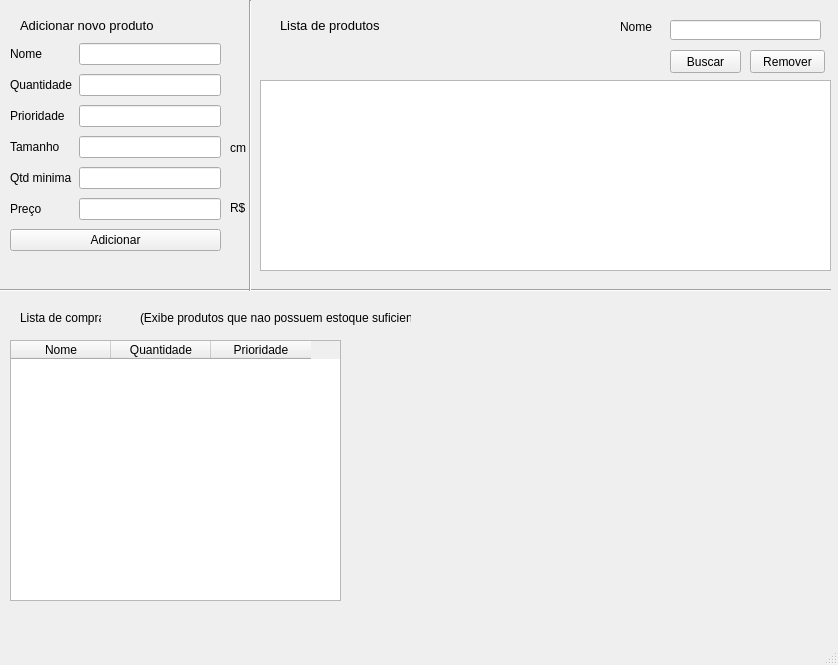
<?xml version="1.0" encoding="UTF-8"?>
<ui version="4.0">
 <class>MainWindow</class>
 <widget class="QMainWindow" name="MainWindow">
  <property name="geometry">
   <rect>
    <x>0</x>
    <y>0</y>
    <width>838</width>
    <height>665</height>
   </rect>
  </property>
  <property name="windowTitle">
   <string>MainWindow</string>
  </property>
  <widget class="QWidget" name="centralwidget">
   <widget class="QLabel" name="addLabel">
    <property name="geometry">
     <rect>
      <x>20</x>
      <y>10</y>
      <width>141</width>
      <height>31</height>
     </rect>
    </property>
    <property name="font">
     <font>
      <pointsize>10</pointsize>
     </font>
    </property>
    <property name="text">
     <string>Adicionar novo produto</string>
    </property>
   </widget>
   <widget class="QTableWidget" name="listaProdutosTable">
    <property name="geometry">
     <rect>
      <x>260</x>
      <y>80</y>
      <width>571</width>
      <height>191</height>
     </rect>
    </property>
    <property name="layoutDirection">
     <enum>Qt::LeftToRight</enum>
    </property>
   </widget>
   <widget class="Line" name="line">
    <property name="geometry">
     <rect>
      <x>0</x>
      <y>280</y>
      <width>831</width>
      <height>20</height>
     </rect>
    </property>
    <property name="orientation">
     <enum>Qt::Horizontal</enum>
    </property>
   </widget>
   <widget class="Line" name="line_2">
    <property name="geometry">
     <rect>
      <x>240</x>
      <y>0</y>
      <width>20</width>
      <height>291</height>
     </rect>
    </property>
    <property name="orientation">
     <enum>Qt::Vertical</enum>
    </property>
   </widget>
   <widget class="QLabel" name="label_7">
    <property name="geometry">
     <rect>
      <x>280</x>
      <y>10</y>
      <width>141</width>
      <height>31</height>
     </rect>
    </property>
    <property name="font">
     <font>
      <pointsize>10</pointsize>
     </font>
    </property>
    <property name="text">
     <string>Lista de produtos</string>
    </property>
   </widget>
   <widget class="QLineEdit" name="searchText">
    <property name="geometry">
     <rect>
      <x>670</x>
      <y>20</y>
      <width>151</width>
      <height>20</height>
     </rect>
    </property>
    <property name="text">
     <string/>
    </property>
   </widget>
   <widget class="QLabel" name="label_8">
    <property name="geometry">
     <rect>
      <x>620</x>
      <y>20</y>
      <width>47</width>
      <height>13</height>
     </rect>
    </property>
    <property name="text">
     <string>Nome</string>
    </property>
   </widget>
   <widget class="QPushButton" name="searchButton">
    <property name="geometry">
     <rect>
      <x>670</x>
      <y>50</y>
      <width>71</width>
      <height>23</height>
     </rect>
    </property>
    <property name="text">
     <string>Buscar</string>
    </property>
   </widget>
   <widget class="QWidget" name="layoutWidget">
    <property name="geometry">
     <rect>
      <x>10</x>
      <y>40</y>
      <width>211</width>
      <height>221</height>
     </rect>
    </property>
    <layout class="QGridLayout" name="gridLayout">
     <item row="2" column="1">
      <widget class="QLineEdit" name="prioridadeAddText"/>
     </item>
     <item row="1" column="0">
      <widget class="QLabel" name="label_3">
       <property name="text">
        <string>Quantidade</string>
       </property>
      </widget>
     </item>
     <item row="3" column="1">
      <widget class="QLineEdit" name="tamanhoAddText"/>
     </item>
     <item row="4" column="1">
      <widget class="QLineEdit" name="qtdMinimaAddText"/>
     </item>
     <item row="3" column="0">
      <widget class="QLabel" name="label_4">
       <property name="text">
        <string>Tamanho</string>
       </property>
      </widget>
     </item>
     <item row="1" column="1">
      <widget class="QLineEdit" name="qtdAddText">
       <property name="enabled">
        <bool>true</bool>
       </property>
       <property name="inputMethodHints">
        <set>Qt::ImhPreferNumbers</set>
       </property>
      </widget>
     </item>
     <item row="4" column="0">
      <widget class="QLabel" name="label_9">
       <property name="text">
        <string>Qtd minima</string>
       </property>
      </widget>
     </item>
     <item row="0" column="0">
      <widget class="QLabel" name="label_2">
       <property name="text">
        <string>Nome</string>
       </property>
      </widget>
     </item>
     <item row="2" column="0">
      <widget class="QLabel" name="label_5">
       <property name="text">
        <string>Prioridade</string>
       </property>
      </widget>
     </item>
     <item row="0" column="1">
      <widget class="QLineEdit" name="nomeAddText">
       <property name="text">
        <string/>
       </property>
      </widget>
     </item>
     <item row="5" column="0">
      <widget class="QLabel" name="label_10">
       <property name="text">
        <string>Preço</string>
       </property>
      </widget>
     </item>
     <item row="5" column="1">
      <widget class="QLineEdit" name="precoAddText"/>
     </item>
     <item row="6" column="0" colspan="2">
      <widget class="QPushButton" name="addButton">
       <property name="text">
        <string>Adicionar</string>
       </property>
      </widget>
     </item>
    </layout>
    <zorder>label_2</zorder>
    <zorder>nomeAddText</zorder>
    <zorder>label_3</zorder>
    <zorder>qtdAddText</zorder>
    <zorder>label_5</zorder>
    <zorder>prioridadeAddText</zorder>
    <zorder>label_4</zorder>
    <zorder>tamanhoAddText</zorder>
    <zorder>label_9</zorder>
    <zorder>qtdMinimaAddText</zorder>
    <zorder>label_10</zorder>
    <zorder>addButton</zorder>
    <zorder>precoAddText</zorder>
   </widget>
   <widget class="QLabel" name="label_17">
    <property name="geometry">
     <rect>
      <x>270</x>
      <y>270</y>
      <width>391</width>
      <height>31</height>
     </rect>
    </property>
    <property name="font">
     <font>
      <pointsize>10</pointsize>
     </font>
    </property>
    <property name="text">
     <string/>
    </property>
   </widget>
   <widget class="QPushButton" name="deleteButton">
    <property name="geometry">
     <rect>
      <x>750</x>
      <y>50</y>
      <width>75</width>
      <height>23</height>
     </rect>
    </property>
    <property name="text">
     <string>Remover</string>
    </property>
   </widget>
   <widget class="QTableWidget" name="filaDeCompas">
    <property name="geometry">
     <rect>
      <x>10</x>
      <y>340</y>
      <width>331</width>
      <height>261</height>
     </rect>
    </property>
    <column>
     <property name="text">
      <string>Nome</string>
     </property>
    </column>
    <column>
     <property name="text">
      <string>Quantidade</string>
     </property>
    </column>
    <column>
     <property name="text">
      <string>Prioridade</string>
     </property>
    </column>
   </widget>
   <widget class="QLabel" name="label">
    <property name="geometry">
     <rect>
      <x>20</x>
      <y>310</y>
      <width>81</width>
      <height>16</height>
     </rect>
    </property>
    <property name="text">
     <string>Lista de compras</string>
    </property>
   </widget>
   <widget class="QLabel" name="label_11">
    <property name="geometry">
     <rect>
      <x>140</x>
      <y>310</y>
      <width>271</width>
      <height>16</height>
     </rect>
    </property>
    <property name="text">
     <string>(Exibe produtos que nao possuem estoque suficiente)</string>
    </property>
   </widget>
   <widget class="QLabel" name="label_6">
    <property name="geometry">
     <rect>
      <x>230</x>
      <y>140</y>
      <width>21</width>
      <height>16</height>
     </rect>
    </property>
    <property name="text">
     <string>cm</string>
    </property>
   </widget>
   <widget class="QLabel" name="label_12">
    <property name="geometry">
     <rect>
      <x>230</x>
      <y>200</y>
      <width>21</width>
      <height>16</height>
     </rect>
    </property>
    <property name="text">
     <string>R$</string>
    </property>
   </widget>
   <zorder>layoutWidget</zorder>
   <zorder>addLabel</zorder>
   <zorder>listaProdutosTable</zorder>
   <zorder>line</zorder>
   <zorder>label_7</zorder>
   <zorder>searchText</zorder>
   <zorder>label_8</zorder>
   <zorder>searchButton</zorder>
   <zorder>line_2</zorder>
   <zorder>label_17</zorder>
   <zorder>deleteButton</zorder>
   <zorder>filaDeCompas</zorder>
   <zorder>label</zorder>
   <zorder>label_11</zorder>
   <zorder>label_6</zorder>
   <zorder>label_12</zorder>
  </widget>
  <widget class="QMenuBar" name="menubar">
   <property name="geometry">
    <rect>
     <x>0</x>
     <y>0</y>
     <width>838</width>
     <height>21</height>
    </rect>
   </property>
  </widget>
  <widget class="QStatusBar" name="statusbar"/>
 </widget>
 <resources/>
 <connections/>
</ui>
